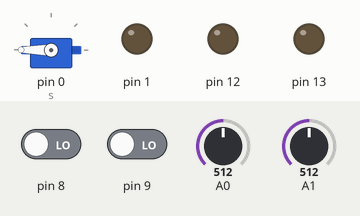
Recording of a sketch running on a simulated Arduino Uno, built with avr-gcc and run on an emulated ATmega328P. On the bench: servo, output pins drawn as LEDs (lit = HIGH). Dashed ring = blinking. The test bench sets the inputs (shaded band); at power-on: A1 = 512, pin 8 LOW, pin 9 LOW, A0 = 512.

Above: at 1.2 s.
1.3 s: A1 set to 306
At 1.7 s:
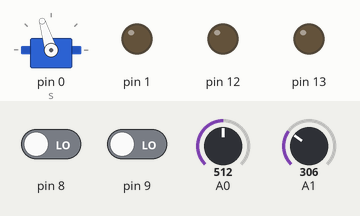
2.8 s: pin 8 driven HIGH
At 3.5 s:
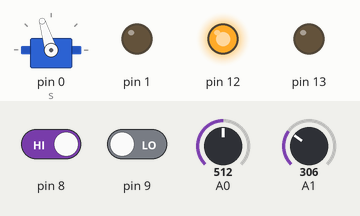
4.3 s: pin 9 driven HIGH
At 4.48 s:
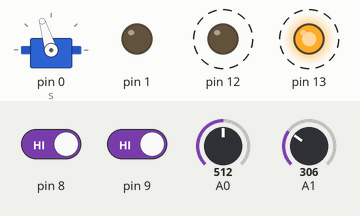
7.3 s: A1 set to 122
At 7.5 s:
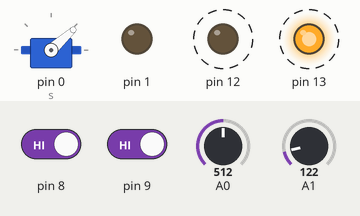
10.3 s: A0 set to 142
13.3 s: A0 set to 119
At 14.4 s:
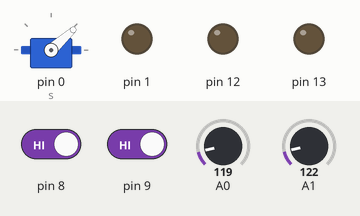
Timing chart, 0 to 15.8 s (numbered marks = the images above; inputs shaded):
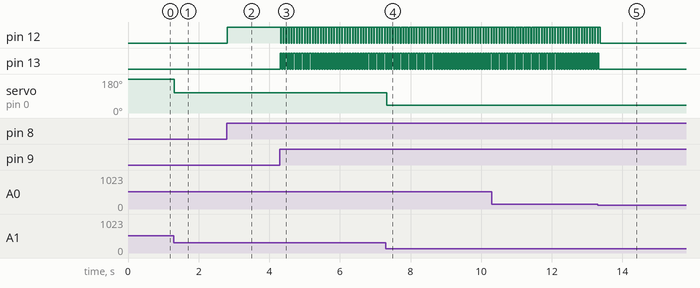

Measured:
- the behaviour switches between 128 and 127 on A0 (found by bisection; images 4 and 5)
- after the input at 1.3 s, servo on pin 0 (s): 180° → 107° at once
- after the input at 2.8 s, pin 12: LOW → HIGH at once
- after the input at 4.3 s, pin 12: alternates HIGH for 0.06 s and LOW for 0.02 s, starting at once; pin 13: alternates HIGH for 0.05 s and LOW for 0.03 s, starting at once
- after the input at 7.3 s, servo on pin 0 (s): 107° → 42° at once
- after the input at 13.3 s, pin 12: goes on until 13.4 s, then stays LOW; pin 13: goes on until 13.3 s, then stays LOW

The sketch:

Odev5.ino
```cpp
#include<Servo.h>
Servo s;// servoyu s olarak tanımladık

void setup()
{
  pinMode(A0, INPUT);
  pinMode(A1, INPUT);
  pinMode(8, INPUT);
  pinMode(9, INPUT);
  pinMode(0, OUTPUT);
  pinMode(1, OUTPUT);

  s.attach(0);//0 pini servoya gidiyor
  s.write(0);//ilk değeri 0 tanımladık
}

void loop()
{
  int yon = analogRead(A1);
  int servo = map(yon,0,1023,0,360);
  s.write(servo);// a1 deki değeri okuyup servoya verdik
  delay(15);
  int hiz = analogRead(A0);
  if(digitalRead(9)>0){
    analogWrite(13,hiz);
    delay(15);
    analogWrite(12,0);// kırmızı bacağa yüksek voltaj verdik
     delay(15);


  }
  if(digitalRead(8)>0){
    analogWrite(12,hiz);
     delay(15);
    analogWrite(13,0);// siyah bacağa yüksek voltaj verdik
     delay(15);


  }


}
```
